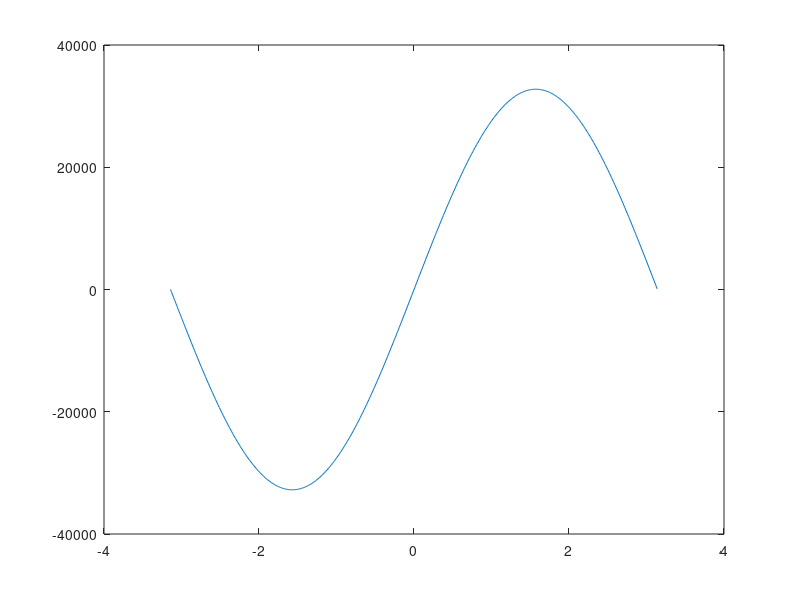

Source code (MATLAB):
%exp(sin(millis()/2000.0*PI)) - 0.36787944)*108.0

%plot(x,exp(sin(x))) min= exp(sin(-1.7183))=0.3719  max(exp(sin(x)))=2.7181
%min(exp(sin(x)))=0.3679
clear;
x = -pi:0.01:pi;
y=32767*sin(x);
r=round(y);
% fp = fopen('D:\workz_zjk\work\lk_src\arithmetic\sin\zjk.txt','wt');
% fprintf(fp, '%d,%d,%d,%d,%d,%d,%d,%d,%d,%d,\n', r);
% fclose(fp);
plot(x,y);